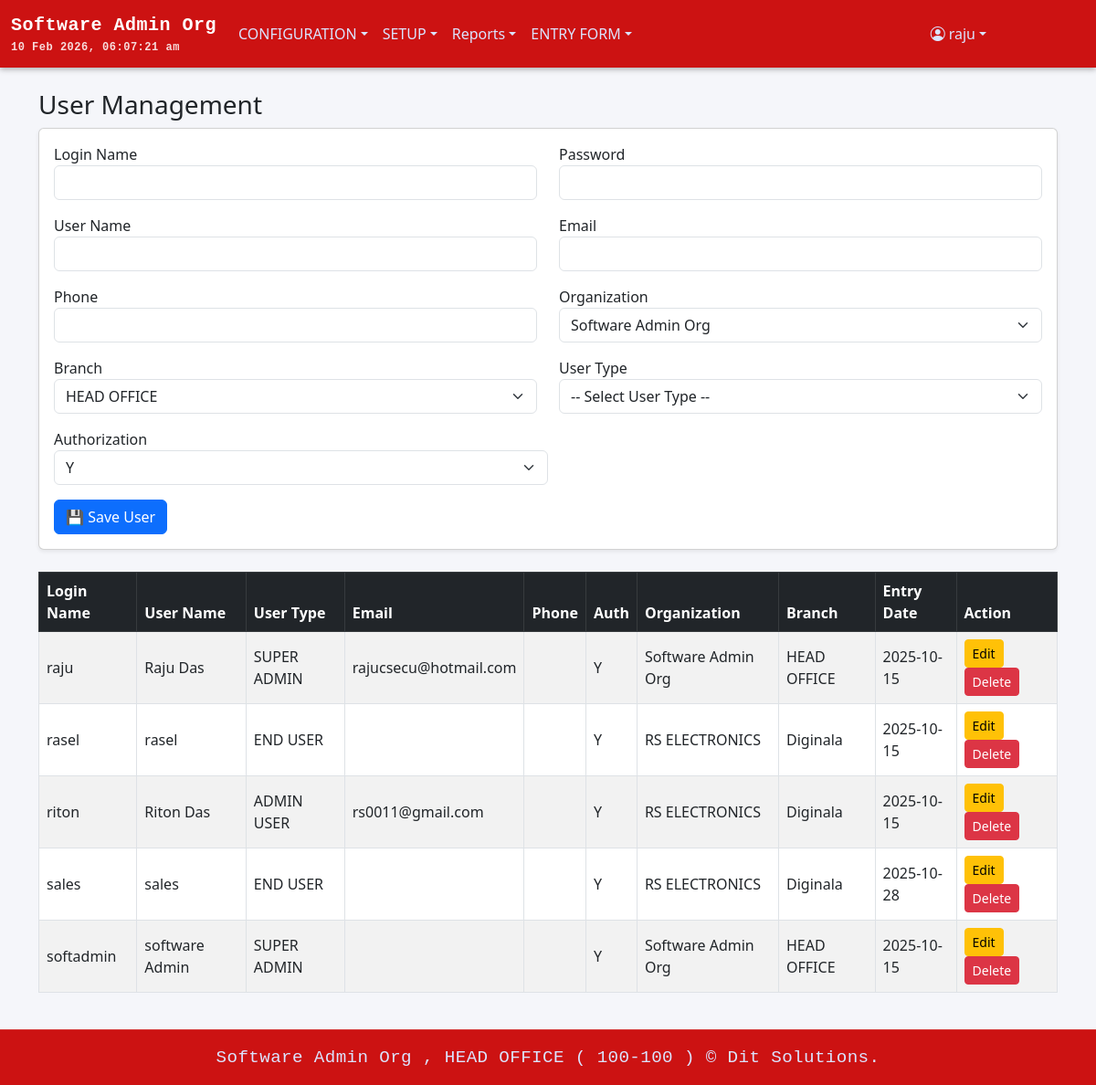
/create_user.php (signed in), run on an earlier commit of the app's database.
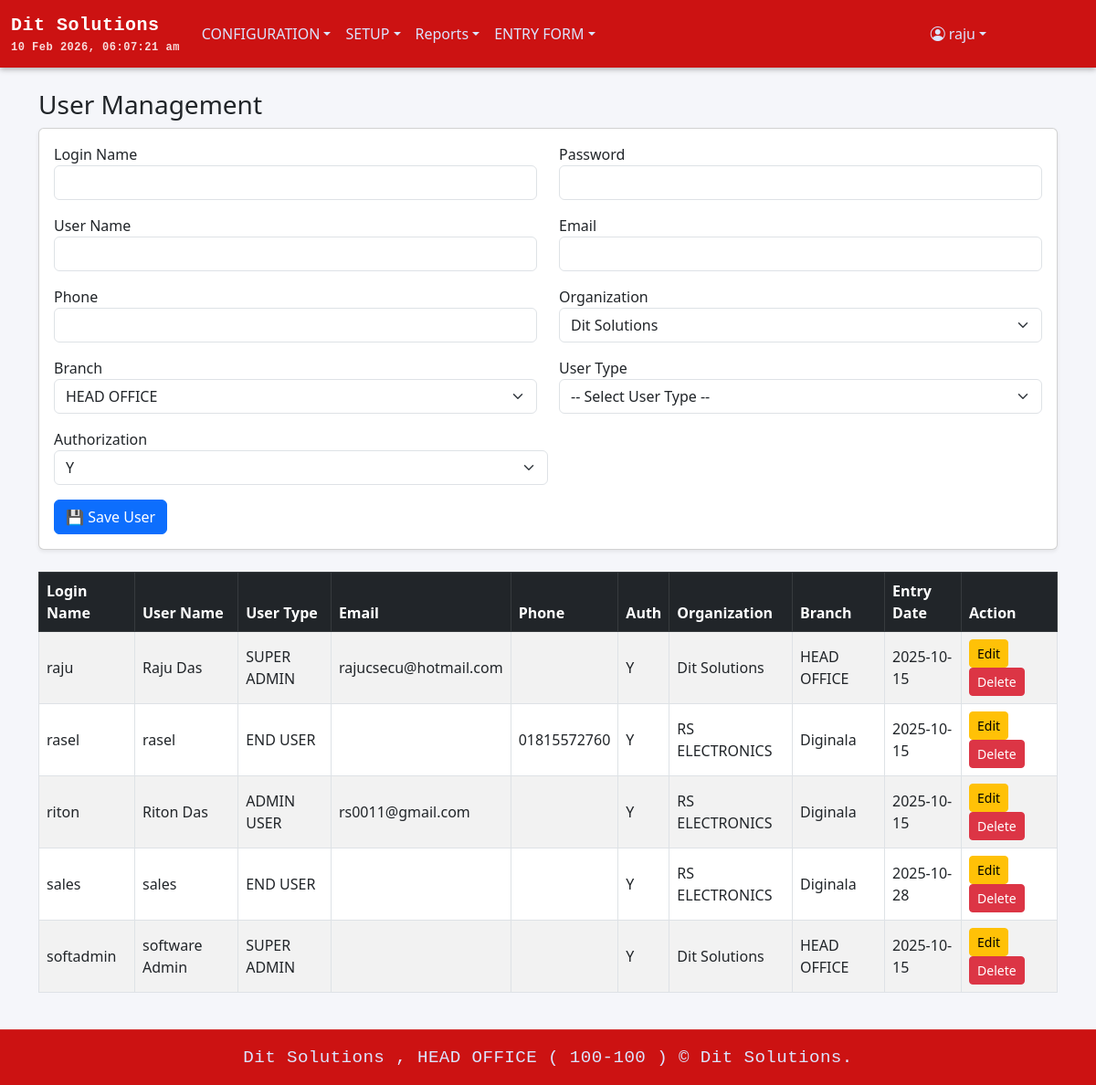
And on a later commit of the database.
### tables this page shows
CREATE TABLE `user_login_info` (
  `USER_ID` varchar(200) NOT NULL,
  `USER_PASSWORD` varchar(200) NOT NULL,
  `EMAIL` varchar(100) DEFAULT NULL,
  `PHONE` varchar(20) DEFAULT NULL,
  `ENTRY_DATE` date DEFAULT NULL,
  `AUTHORIZED_STATUS` char(1) DEFAULT 'N',
  `USER_NAME` varchar(200) DEFAULT NULL,
  `USER_TYPE_ID` int(10) DEFAULT NULL,
  `BR_CODE` varchar(20) DEFAULT NULL,
  `ORG_CODE` varchar(20) DEFAULT NULL
);

CREATE TABLE `organization_info` (
  `ORG_CODE` varchar(20) NOT NULL,
  `ORGANIZATION_NAME` varchar(200) NOT NULL,
  `ORGANIZATION_ADDRESS` varchar(200) DEFAULT NULL,
  `ORGANIZATION_CONTACT` varchar(500) DEFAULT NULL,
  `AUTHORIZED_STARUS` varchar(1) DEFAULT NULL,
  `AUTHORIZED_USER` varchar(100) DEFAULT NULL,
  `AUTHORIZED_DATE` date DEFAULT NULL,
  `ENTRY_DATE` date DEFAULT NULL,
  `ENTRY_USER` varchar(200) DEFAULT NULL,
  `EDIT_DATE` date DEFAULT NULL,
  `EDIT_USER` varchar(200) DEFAULT NULL,
  `DELETE_USER` varchar(200) DEFAULT NULL,
  `DELETE_DATE` date DEFAULT NULL
);

CREATE TABLE `user_type_info` (
  `USER_TYPE_ID` int(11) NOT NULL,
  `USER_TYPE_NAME` varchar(100) NOT NULL,
  `USER_TYPE_CODE` varchar(50) NOT NULL,
  `ROLE_LEVEL` int(11) NOT NULL
);

CREATE TABLE `branch_info` (
  `BR_CODE` varchar(20) NOT NULL,
  `BRANCH_NAME` varchar(200) NOT NULL,
  `BRANCH_ADDRESS` varchar(200) DEFAULT NULL,
  `BRANCH_CONTACT` varchar(500) DEFAULT NULL,
  `ORG_CODE` varchar(20) NOT NULL,
  `AUTHORIZED_STATUS` char(1) DEFAULT NULL,
  `AUTHORIZED_USER` varchar(100) DEFAULT NULL,
  `AUTHORIZED_DATE` date DEFAULT NULL,
  `ENTRY_DATE` date DEFAULT NULL,
  `ENTRY_USER` varchar(200) DEFAULT NULL,
  `EDIT_DATE` date DEFAULT NULL,
  `EDIT_USER` varchar(200) DEFAULT NULL,
  `DELETE_USER` varchar(200) DEFAULT NULL,
  `DELETE_DATE` date DEFAULT NULL
);

### create_user.php (the view, shortened to what the changed rows need)
<?php
require 'db.php';
$userSession = $_SESSION['user'];
$userType    = $userSession['user_type_id'];
$userOrg     = $userSession['org_code'];
$userBr      = $userSession['br_code'];
$canInsert   = $userSession['can_insert'] ?? 1;
$canEdit     = $userSession['can_edit'] ?? 1;
$canDelete   = $userSession['can_delete'] ?? 1;
$editData    = null;
if ($userType == 1) {
    $orgs = $pdo->query("SELECT ORG_CODE, ORGANIZATION_NAME FROM organization_info ORDER BY ORGANIZATION_NAME")->fetchAll();
} else {
    $stmt = $pdo->prepare("SELECT ORG_CODE, ORGANIZATION_NAME FROM organization_info WHERE ORG_CODE = :org");
    $stmt->execute(['org' => $userOrg]);
    $orgs = $stmt->fetchAll();
}
$sql = "
    SELECT u.*, ut.USER_TYPE_NAME, o.ORGANIZATION_NAME, b.BRANCH_NAME
    FROM user_login_info u
    LEFT JOIN user_type_info ut ON u.USER_TYPE_ID = ut.USER_TYPE_ID
    LEFT JOIN organization_info o ON u.ORG_CODE = o.ORG_CODE
    LEFT JOIN branch_info b ON u.BR_CODE = b.BR_CODE
    WHERE 1=1
";
$params = [];
$sql .= " ORDER BY u.USER_NAME";
$stmt = $pdo->prepare($sql);
$stmt->execute($params);
$users = $stmt->fetchAll(PDO::FETCH_ASSOC);
?>
<!DOCTYPE html>
<html lang="en">
<head>
    <link href="https://cdn.jsdelivr.net/npm/bootstrap@5.3.0/dist/css/bootstrap.min.css" rel="stylesheet">
</head>
<body>
<?php include 'header.php'; ?>
<main class="container py-4">
    <?php if ($canInsert || $editData): ?>
    <div class="card mb-4 shadow-sm">
        <div class="card-body">
            <form method="post">
                <div class="row">
                    <div class="col-md-6 mb-3">
                        <label>Login Name</label>
                        <input type="text" name="login_name" class="form-control"
                               value="<?= htmlspecialchars($editData['USER_ID'] ?? '') ?>"
                               <?= $editData ? 'readonly' : 'required' ?>>
                    </div>
                    <div class="col-md-6 mb-3">
                        <label>Password <?= $editData ? '(unchanged)' : '' ?></label>
                        <input type="password" name="password" class="form-control" <?= $editData ? '' : 'required' ?>>
                    </div>
                </div>
                <div class="row">
                    <div class="col-md-6 mb-3">
                        <label>User Name</label>
                        <input type="text" name="user_name" class="form-control" required
                               value="<?= htmlspecialchars($editData['USER_NAME'] ?? '') ?>">
                    </div>
                    <div class="col-md-6 mb-3">
                        <label>Email</label>
                        <input type="email" name="email" class="form-control"
                               value="<?= htmlspecialchars($editData['EMAIL'] ?? '') ?>">
                    </div>
                </div>
                <div class="row">
                    <div class="col-md-6 mb-3">
                        <label>Phone</label>
                        <input type="text" name="phone" class="form-control"
                               value="<?= htmlspecialchars($editData['PHONE'] ?? '') ?>">
                    </div>
                    <div class="col-md-6 mb-3">
                        <label>Organization</label>
                        <select name="org_code" id="orgSelect" class="form-select" <?= $userType != 1 ? 'readonly' : 'required' ?>>
                            <?php foreach ($orgs as $org): ?>
                                <option value="<?= $org['ORG_CODE'] ?>"
                                    <?= ($editData && $editData['ORG_CODE'] == $org['ORG_CODE']) || (!$editData && $userOrg == $org['ORG_CODE']) ? 'selected' : '' ?>>
                                    <?= htmlspecialchars($org['ORGANIZATION_NAME']) ?>
                                </option>
                            <?php endforeach; ?>
                        </select>
                    </div>
                </div>
                <div class="row">
                    <div class="col-md-6 mb-3">
                        <label>Branch</label>
                        <select name="br_code" id="brSelect" class="form-select" required>
                            <?php
                            $branchOrg = $editData['ORG_CODE'] ?? $userOrg;
                            $stmt = $pdo->prepare("SELECT BR_CODE, BRANCH_NAME FROM branch_info WHERE ORG_CODE = :org ORDER BY BRANCH_NAME");
                            $stmt->execute(['org' => $branchOrg]);
                            $branches = $stmt->fetchAll(PDO::FETCH_ASSOC);
                            foreach ($branches as $b) {
                                $selected = ($editData && $editData['BR_CODE'] == $b['BR_CODE']) || (!$editData && $userBr == $b['BR_CODE']) ? 'selected' : '';
                                echo "<option value='{$b['BR_CODE']}' $selected>{$b['BRANCH_NAME']}</option>";
                            }
                            ?>
                        </select>
                    </div>
                    <div class="col-md-6 mb-3">
                        <label>User Type</label>
                        <select name="user_type_id" class="form-select" required>
                            <option value="">-- Select User Type --</option>
                        </select>
                    </div>
                </div>
                <div class="col-md-6 mb-3">
                    <label>Authorization</label>
                    <select name="authorized_status" class="form-select" required>
                        <option value="Y" <?= ($editData && $editData['AUTHORIZED_STATUS']=='Y')?'selected':'' ?>>Y</option>
                    </select>
                </div>
                <?php if ($editData): ?>
                    <button type="submit" name="update_user" class="btn btn-warning">✏️ Update User</button>
                    <a href="create_user.php" class="btn btn-secondary">Cancel</a>
                <?php else: ?>
                    <button type="submit" name="save_user" class="btn btn-primary">💾 Save User</button>
                <?php endif; ?>
            </form>
        </div>
    </div>
    <?php endif; ?>
    <div class="table-responsive">
        <table class="table table-bordered table-striped align-middle">
            <thead class="table-dark">
                <tr>
                    <th>Login Name</th>
                    <th>User Name</th>
                    <th>User Type</th>
                    <th>Email</th>
                    <th>Phone</th>
                    <th>Auth</th>
                    <th>Organization</th>
                    <th>Branch</th>
                    <th>Entry Date</th>
                    <th>Action</th>
                </tr>
            </thead>
            <tbody>
                <?php foreach ($users as $u): ?>
                    <tr>
                        <td><?= htmlspecialchars($u['USER_ID']) ?></td>
                        <td><?= htmlspecialchars($u['USER_NAME']) ?></td>
                        <td><?= htmlspecialchars($u['USER_TYPE_NAME']) ?></td>
                        <td><?= htmlspecialchars($u['EMAIL']) ?></td>
                        <td><?= htmlspecialchars($u['PHONE']) ?></td>
                        <td><?= htmlspecialchars($u['AUTHORIZED_STATUS']) ?></td>
                        <td><?= htmlspecialchars($u['ORGANIZATION_NAME']) ?></td>
                        <td><?= htmlspecialchars($u['BRANCH_NAME']) ?></td>
                        <td><?= htmlspecialchars($u['ENTRY_DATE']) ?></td>
                        <td>
                            <?php if ($canEdit): ?>
                                <a href="?edit=<?= urlencode($u['USER_ID']) ?>" class="btn btn-sm btn-warning">Edit</a>
                            <?php endif; ?>
                            <?php if ($canDelete): ?>
                                <a href="?delete=<?= urlencode($u['USER_ID']) ?>" class="btn btn-sm btn-danger" onclick="return confirm('Delete this user?')">Delete</a>
                            <?php endif; ?>
                        </td>
                    </tr>
                <?php endforeach; ?>
            </tbody>
        </table>
    </div>
</main>
<?php include 'footer.php'; ?>
</body>
</html>

### header.php (shortened to what the changed rows need)
<!DOCTYPE html>
<html lang="en">
<head>
    <link href="https://cdn.jsdelivr.net/npm/bootstrap@5.3.0/dist/css/bootstrap.min.css" rel="stylesheet">
    <link href="https://cdn.jsdelivr.net/npm/bootstrap-icons@1.10.5/font/bootstrap-icons.css" rel="stylesheet">
</head>
<body>
<nav class="navbar navbar-expand-lg navbar-dark">
    <div class="container-fluid">
       <a class="navbar-brand d-flex flex-column" href="home.php">
    <span>
        <?= htmlspecialchars($_SESSION['user']['org_name'] ?? 'Stock36') ?>
    </span>
    <small id="currentDateTime" style="font-size: 0.75rem; opacity: 0.85;">
    </small>
</a>
    </div>
</nav>
</body>
</html>

### footer.php (shortened to what the changed rows need)
<link href="https://cdn.jsdelivr.net/npm/bootstrap@5.3.0/dist/css/bootstrap.min.css" rel="stylesheet">
<footer class="footer mt-auto text-white text-center">
    <div class="container py-2">
        <small class="mono-footer">
            <?= htmlspecialchars($_SESSION['user']['org_name'] ?? 'N/A') ?> ,
            <?= htmlspecialchars($_SESSION['user']['branch_name'] ?? 'N/A') ?> (
            <?= htmlspecialchars($_SESSION['user']['br_code'] ?? 'N/A') ?> )
            &copy; Dit Solutions.
        </small>
    </div>
</footer>

What changed in the data, as far as the page shows it:
changed through a linked row, user_login_info "raju": organization_info.ORGANIZATION_NAME "Software Admin Org" → "Dit Solutions"
changed user_login_info "rasel": PHONE (not shown) → "01815572760"
changed through a linked row, user_login_info "softadmin": organization_info.ORGANIZATION_NAME "Software Admin Org" → "Dit Solutions"
Also different on the page:
$_SESSION['user']['org_name']: "Software Admin Org" → "Dit Solutions"
form field org_code: "Software Admin Org" → "Dit Solutions"
